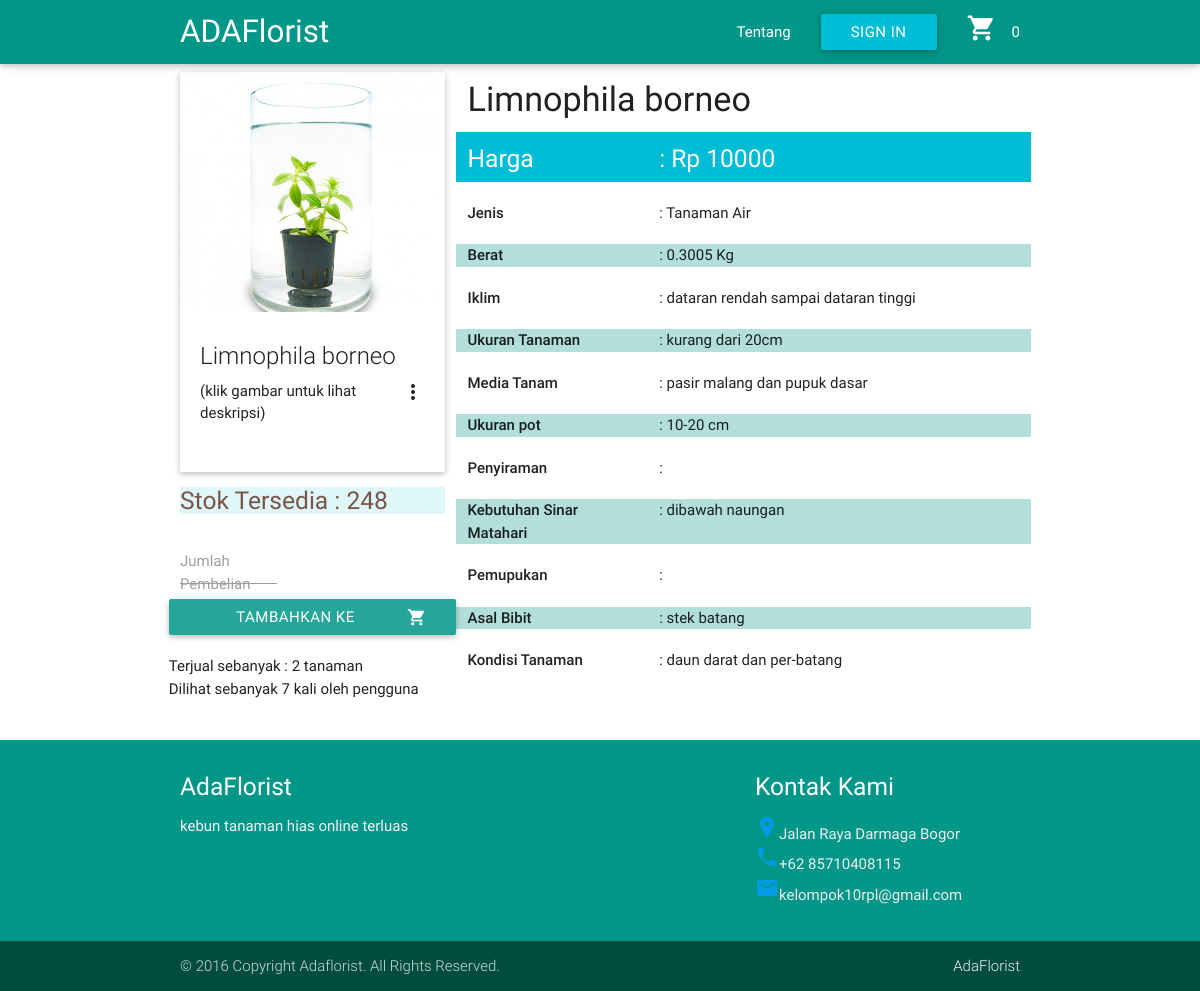
Screenshot of /tanaman.php?idtanaman=3 with the database file from the repository.
### tables this page shows
CREATE TABLE `tanaman` (
  `ID_Tanaman` int(11) NOT NULL,
  `Nama_Tanaman` varchar(25) NOT NULL,
  `Harga_Tanaman` bigint(20) NOT NULL,
  `Deskripsi_Tanaman` varchar(500) NOT NULL,
  `Jumlah_Stok` int(11) NOT NULL,
  `Jenis_Tanaman` varchar(50) NOT NULL,
  `Gambar` varchar(100) NOT NULL,
  `Berat` float DEFAULT NULL,
  `Iklim` varchar(50) DEFAULT NULL,
  `Ukuran_Tanaman` varchar(50) DEFAULT NULL,
  `Media_Tanam` varchar(50) DEFAULT NULL,
  `Ukuranpot` varchar(50) DEFAULT NULL,
  `Penyiraman` varchar(50) DEFAULT NULL,
  `Kebutuhan_Sinar` varchar(50) DEFAULT NULL,
  `Pemupukan` varchar(100) DEFAULT NULL,
  `Asal_Bibit` varchar(100) DEFAULT NULL,
  `Kondisi_Tanaman` varchar(60) DEFAULT NULL,
  `jumlah_beli` int(20) NOT NULL DEFAULT '0',
  `jumlah_lihat` int(20) NOT NULL DEFAULT '0'
);

### tanaman.php (the view, shortened to what this page needs)
<!DOCTYPE html>
<html>
<?php
	include 'connect.php';
	$id = $_GET['idtanaman'];
?>
    <head>
        <link type="text/css" rel="stylesheet" href="css/materialize.min.css" media="screen,projection" />
    </head>
    <body>
        <?php
        if(isset($_SESSION['admin'])){
        include 'headadmin.php';} else{
        include 'header.php';}?>
            <div class="container">
                <div class="row">
                    <div class="col s4">
                        <div class="card medium">
                            <?php
		$query = mysqli_query($connect, "SELECT * FROM tanaman WHERE ID_Tanaman = '$id' ");
		$tanaman = mysqli_fetch_array($query);
	?>
                                <div class="card-image waves-effect waves-block waves-light">
                                    <img class="activator" src="image/<?php echo $tanaman['Gambar'] ?>">
                                </div>
                                <div class="card-content">
                                    <span class="card-title activator grey-text text-darken-4"><?php echo $tanaman['Nama_Tanaman'] ?><i class="material-icons right">more_vert</i></span>
                                    <br>(klik gambar untuk lihat deskripsi)
                                </div>
                        </div>
                            <h5 class="brown-text cyan lighten-5">Stok Tersedia : <?php echo $tanaman['Jumlah_Stok']?></h5>
                        <div class="row">
                            <form action="addtocart.php" name="beli" method="get">
                                <div class="input-field col s5">
                                    <input id="quantity" type="number" name="quantity" class="validate" min="1" max="<?php echo $tanaman['Jumlah_Stok']?>" required>
                                    <label for="jumlah">Jumlah Pembelian</label>
                                </div>
                                <button class="waves-effect waves-light btn" type="submit" name="tambah">
                                    <i class="material-icons right">shopping_cart</i>Tambahkan ke Keranjang
                                </button>
                            </form>
                        </div>
                        <div class="row">
                            Terjual sebanyak :
                            <?php echo $tanaman['jumlah_beli']?> tanaman
                                <br> Dilihat sebanyak
                                <?php echo $tanaman['jumlah_lihat']?> kali oleh pengguna
                        </div>
                    </div>
                    <div class="col s8">
                        <h4><?php echo $tanaman['Nama_Tanaman'] ?></h4>
                        <div class="row white-text cyan">
                            <div class="col s4">
                                <h5>Harga</h5></div>
                            <div class="col s6"><h5>: Rp
                                <?php echo $tanaman['Harga_Tanaman'] ?>
                                    </h5>
                            </div>
                        </div>
                        <div class="row">
                            <div class="col s4"><strong>Jenis</strong></div>
                            <div class="col s6">:
                                <?php echo $tanaman['Jenis_Tanaman'] ?>
                            </div>
                        </div>
                        <div class="row teal lighten-4">
                            <div class="col s4"><strong>Berat</strong></div>
                            <div class="col s6">:
                                <?php echo $tanaman['Berat'] ?> Kg
                            </div>
                        </div>
                        <div class="row">
                            <div class="col s4"><strong>Iklim</strong></div>
                            <div class="col s6">:
                                <?php echo $tanaman['Iklim'] ?>
                            </div>
                        </div>
                        <div class="row teal lighten-4">
                            <div class="col s4"><strong>Ukuran Tanaman</strong></div>
                            <div class="col s6">:
                                <?php echo $tanaman['Ukuran_Tanaman'] ?>
                            </div>
                        </div>
                        <div class="row">
                            <div class="col s4"><strong>Media Tanam</strong></div>
                            <div class="col s6">:
                                <?php echo $tanaman['Media_Tanam'] ?>
                            </div>
                        </div>
                        <div class="row teal lighten-4">
                            <div class="col s4"><strong>Ukuran pot</strong></div>
                            <div class="col s6">:
                                <?php echo $tanaman['Ukuranpot'] ?>
                            </div>
                        </div>
                        <div class="row">
                            <div class="col s4"><strong>Penyiraman</strong></div>
                            <div class="col s6">:
                            </div>
                        </div>
                        <div class="row teal lighten-4">
                            <div class="col s4"><strong>Kebutuhan Sinar Matahari</strong></div>
                            <div class="col s6">:
                                <?php echo $tanaman['Kebutuhan_Sinar'] ?>
                            </div>
                        </div>
                        <div class="row">
                            <div class="col s4"><strong>Pemupukan</strong></div>
                            <div class="col s6">:
                            </div>
                        </div>
                        <div class="row teal lighten-4">
                            <div class="col s4"><strong>Asal Bibit</strong></div>
                            <div class="col s6">:
                                <?php echo $tanaman['Asal_Bibit'] ?>
                            </div>
                        </div>
                        <div class="row">
                            <div class="col s4"><strong>Kondisi Tanaman</strong></div>
                            <div class="col s6">:
                                <?php echo $tanaman['Kondisi_Tanaman'] ?>
                            </div>
                        </div>
                    </div>
                </div>
            </div>
    </body>
    <?php
         require 'footer.php' ?>
</html>

### rows the page displays
tanaman: Gambar (picture), Nama_Tanaman "Limnophila borneo", Jumlah_Stok "248", jumlah_beli "2", jumlah_lihat "7", Harga_Tanaman "10000", Jenis_Tanaman "Tanaman Air", Berat "0.3005", Iklim "dataran rendah sampai dataran tinggi", Ukuran_Tanaman "kurang dari 20cm", Media_Tanam "pasir malang dan pupuk dasar", Ukuranpot "10-20 cm", Kebutuhan_Sinar "dibawah naungan", Asal_Bibit "stek batang", Kondisi_Tanaman "daun darat dan per-batang"
